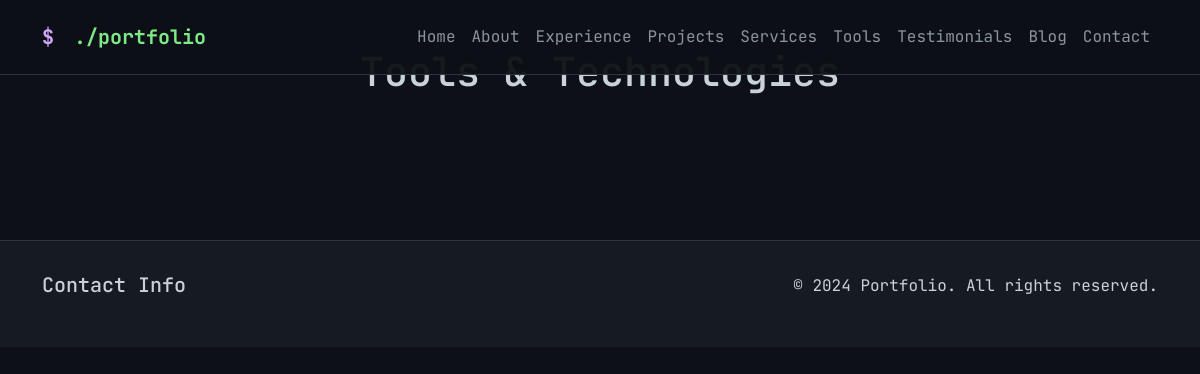
/tools/, run on an earlier commit of the app's database.
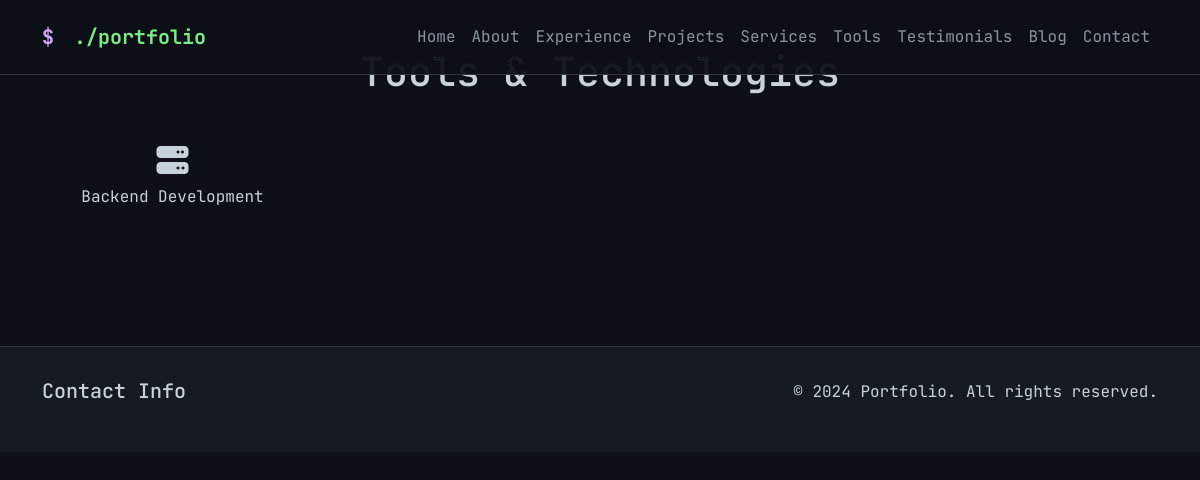
And on a later commit of the database.
### portfolio_app/models.py (models this page shows, shortened)
class Tool(models.Model):
    CATEGORY_CHOICES = [
        ('frontend', 'Frontend'),
        ('backend', 'Backend'),
        ('database', 'Database'),
        ('devops', 'DevOps'),
        ('design', 'Design'),
        ('other', 'Other'),
    ]
    name = models.CharField(max_length=100)
    category = models.CharField(max_length=20, choices=CATEGORY_CHOICES, default='other')
    icon = models.CharField(max_length=100, help_text="FontAwesome icon class", blank=True)
    tooltip = models.CharField(max_length=200, blank=True)
    display_order = models.PositiveIntegerField(default=0)
    created_at = models.DateTimeField(auto_now_add=True)
    updated_at = models.DateTimeField(auto_now=True)
    class Meta:
        ordering = ['display_order']

### portfolio_app/views.py (the view)
# urls.py: path('tools/', tools, name='tools'),
def tools(request):
    tools = Tool.objects.all()
    return render(request, 'tools.html', {
        'tools': tools,
    })

### Templates/tools.html (shortened to what this page needs)
{% extends 'base.html' %}
{% block content %}
<section class="py-5">
    <div class="container">
        <h1 class="text-center mb-5">Tools & Technologies</h1>
        <div class="row">
            {% for tool in tools %}
            <div class="col-md-3 col-sm-6 mb-4 text-center">
                {% if tool.icon %}<i class="{{ tool.icon }} fs-2 mb-2" title="{{ tool.tooltip }}"></i>{% endif %}
                <p>{{ tool.name }}</p>
            </div>
            {% endfor %}
        </div>
    </div>
</section>
{% endblock %}

What changed in the data, as far as the page shows it:
added Tool: name "Backend Development"
